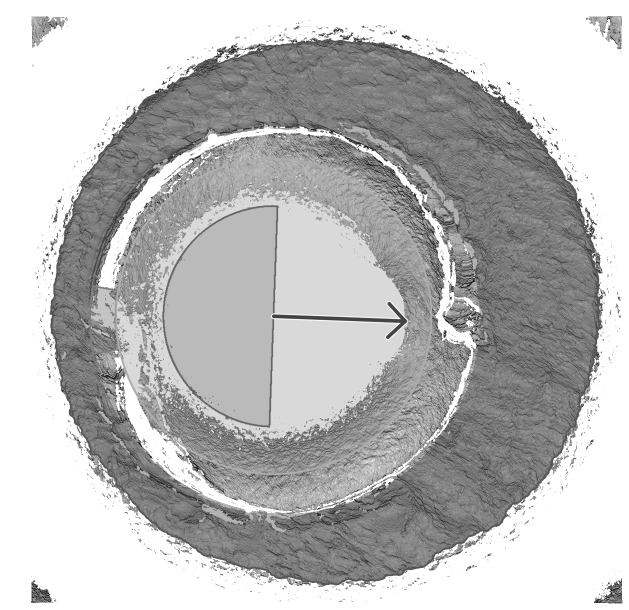
#> input picture outputs/samples/Fadul 1-1/overlay.png, 1257 x 1219 px (shown at 1/2 size)
$ python run.py -i 'outputs/samples/Fadul 1-1/overlay.png'
#> lines starting #> are read from the running program, lines starting #| are printed output that depends on the picture; after the words box and inside, x2 and y2 are one past the last pixel; in counts of white or black regions, pixels touching at a corner belong together
### src/io_utils.py
"""
Loading scans: 3DVM PNG renderings (primary input) and x3p topography files.

3DVM PNG layout
---------------
    +--------------------------------------------------------------+
    | file path (data: 3.12 um/px)     |----|----|----|   1.59 mm  |  <- header
    |                                                              |     (~60 px)
    |                 shaded rendering of the primer               |
    +--------------------------------------------------------------+

Two different pixel sizes appear in the header:

* ``data: 3.12 um/px`` is the sampling of the raw 3D measurement (x3p).
* The scale bar (ticks every 0.5 mm) gives the pixel size of the PNG itself,
  which was resampled for display (about 3.27 um/px for the numbered Fadul
  scans and 3.14 um/px for the lettered ones).

Measurements made on the PNG must use the second one, so we read the scale bar.
If that fails we fall back to the configured / user-supplied value.
"""

from dataclasses import dataclass
from pathlib import Path
import re
import zipfile

import cv2
import numpy as np

from .config import Config

IMAGE_SUFFIXES = {".png", ".jpg", ".jpeg", ".tif", ".tiff", ".bmp"}


@dataclass
class Scan:
    """A loaded scan, ready for processing."""
    name: str                 # short name, e.g. "Fadul 1-1"
    path: Path
    gray: np.ndarray          # uint8, header removed
    um_per_px: float          # pixel size of ``gray``
    scale_source: str         # "scale bar", "user", "x3p", or "default"


def short_name(path: Path) -> str:
    """'Fadul 1-1 3DVM.PNG' -> 'Fadul 1-1'."""
    stem = path.stem
    return re.sub(r"\s*3DVM$", "", stem, flags=re.IGNORECASE)


def read_scale_bar(header: np.ndarray, cfg: Config) -> float | None:
    """Estimate the PNG pixel size (um/px) from the tick marks in the header.

    The scale bar is a long horizontal line with short vertical ticks every
    ``cfg.scale_bar_tick_mm``. We find the columns that contain a vertical
    run of dark pixels (the ticks), group neighbouring columns, and convert
    the median tick spacing into um/px.

    Returns None if no sensible scale bar is found.
    """
    if header.size == 0:
        return None
    dark = header < 128
    # The bar line is the row with the most dark pixels.
    bar_row = int(np.argmax(dark.sum(axis=1)))
    if dark[bar_row].sum() < header.shape[1] * 0.15:
        return None  # no long horizontal line -> no scale bar
    # Ticks: columns with a vertical dark run crossing the bar line.
    top, bottom = max(bar_row - 12, 0), bar_row
    tick_cols = np.nonzero(dark[top:bottom].sum(axis=0) >= (bottom - top) * 0.7)[0]
    if tick_cols.size < 3:
        return None
    # Merge adjacent columns (a tick may be 1-2 px thick).
    groups = np.split(tick_cols, np.nonzero(np.diff(tick_cols) > 2)[0] + 1)
    centres = np.array([g.mean() for g in groups])
    if centres.size < 3:
        return None
    spacing = np.median(np.diff(centres))
    um_per_px = cfg.scale_bar_tick_mm * 1000.0 / spacing
    lo, hi = cfg.plausible_um_per_px
    return float(um_per_px) if lo <= um_per_px <= hi else None


def load_scan(path: Path, cfg: Config, um_per_px: float | None = None) -> Scan:
    """Load a 3DVM PNG (or any greyscale image) and remove its header.

    ``um_per_px`` (from the command line) overrides automatic detection.
    """
    path = Path(path)
    # cv2.imread cannot open non-ASCII paths on Windows; imdecode can.
    data = np.fromfile(str(path), dtype=np.uint8)
    img = cv2.imdecode(data, cv2.IMREAD_GRAYSCALE)
#> img is the input picture: shape (1219, 1257); min 15, max 255, mean 187.9
    if img is None:
        raise IOError(f"Could not read image: {path}")

    h = cfg.header_height_px
    header, gray = img[:h], img[h:]
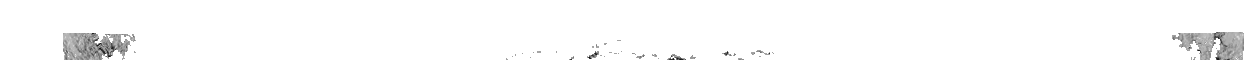
#> header: shape (60, 1257); min 16, max 255, mean 250.7
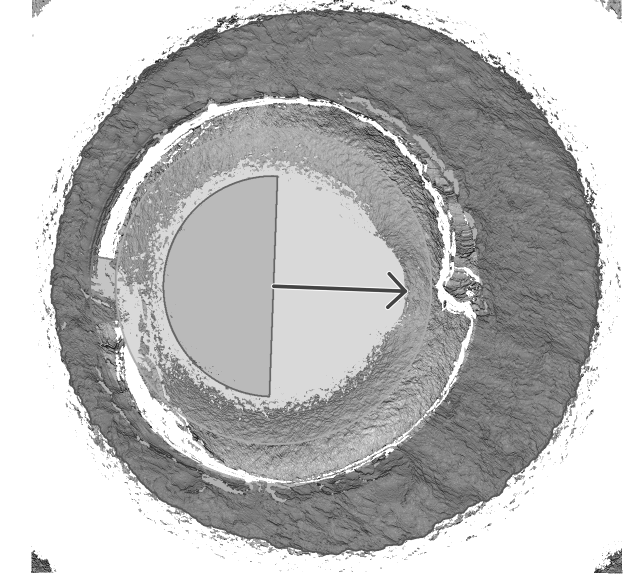
#> gray: shape (1159, 1257) (shown at 1/2 size); min 15, max 255, mean 184.6

    if um_per_px is not None:
        scale, source = float(um_per_px), "user"
    else:
        scale = read_scale_bar(header, cfg)
#> in read_scale_bar, `dark = header < 128`:
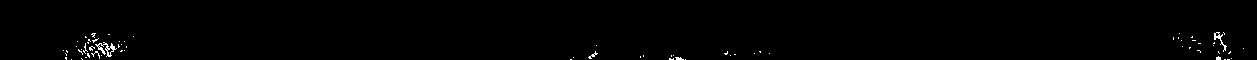
#> dark: shape (60, 1257) bool; 0.62% white in thin lines or dots, all inside (x1, y1, x2, y2) = (63, 32, 1244, 60)
#> in read_scale_bar, `bar_row = int(np.argmax(dark.sum(axis=1)))`: bar_row = 59
        source = "scale bar"
        if scale is None:
            scale, source = cfg.default_um_per_px, "default"

    return Scan(short_name(path), path, gray, scale, source)


def list_inputs(path: Path) -> list[Path]:
    """A single image, or every 3DVM image in a folder (falls back to every
    image if the folder contains no files named '*3DVM*')."""
    path = Path(path)
    if path.is_file():
        return [path]
    if not path.is_dir():
        raise FileNotFoundError(path)
    images = sorted(p for p in path.iterdir() if p.suffix.lower() in IMAGE_SUFFIXES)
    dvm = [p for p in images if "3dvm" in p.name.lower()]
    return dvm or images


# ----------------------------------------------------------------------
# x3p (ISO 25178-72) reader
# ----------------------------------------------------------------------
@dataclass
class X3P:
    heights_um: np.ndarray    # float, NaN where not measured; [row, col]
    dx_um: float              # sample spacing along x
    dy_um: float              # sample spacing along y


# [39 lines left out: functions read_x3p, x3p_as_gray, not called in this run]

### src/firing_pin.py
r"""
Firing pin impression (FPI) and firing pin drag.

Physical picture (confirmed on the x3p height maps)
----------------------------------------------------
Inside the aperture, primer metal bulges up into a raised ring ("flow-back").
The firing pin punched a crater into the middle of it:

    height
      ^          crest                     crest
      |         .-'''-.                   .-'''-.
      |   BF   /       \     crater      /       \   BF
      |_______/         \               /         \_______
      |                  \_____________/
      +-------|---------|------|------|---------|------> radius
           aperture    rim    white blob        rim   aperture
             edge     (FPI boundary)

* The crater floor and steep walls cannot be measured -> a large WHITE blob.
* The FPI boundary is the crest (rim), which lies OUTSIDE the blob. The shaded
  PNG shows it only faintly, so we place it at a fixed fraction of the way
  from the blob's round core to the aperture edge. That fraction was measured
  on the x3p height maps (tools/calibrate_with_x3p.py).

Firing pin drag
---------------
When the barrel unlocks, the pin is still protruding and is dragged across the
primer. This turns the round crater into a "teardrop": a bulge on one side.
We fit a circle to the round part of the blob, treating outward points as
outliers. Whatever sticks out beyond that circle is the drag bulge.
Drag direction = core centre -> centroid of the bulge. No fixed orientation
is assumed anywhere.

The work is split in two because the aperture search (aperture.py) needs the
blob, and the FPI rim needs the aperture:
    detect_blob()  ->  detect_aperture()  ->  detect_firing_pin()
"""

from dataclasses import dataclass

import cv2
import numpy as np

from .config import Config
from .geometry import (Circle, disc_mask, fill_holes, fit_circle_lsq,
                       largest_component, morph)
from .primer import Primer


@dataclass
class Blob:
    mask: np.ndarray          # bool: filled no-data blob (crater floor)
    core: Circle              # round part of the blob


@dataclass
class FiringPin:
    blob: np.ndarray
    core: Circle
    rim: Circle                 # FPI boundary (crater rim / crest)
    bulge: np.ndarray           # bool: blob pixels beyond the core (drag)
    drag_detected: bool
    drag_angle_deg: float | None  # 0 = right, 90 = up (counter-clockwise)
    drag_length_px: float | None  # core centre -> tip of the bulge
    drag_tip: tuple | None        # (x, y) of the arrow head
    drag_strength: float          # bulge reach / core radius (0 = round)


# [28 lines left out: function _core_circle, not called in this run]


def detect_blob(gray: np.ndarray, primer: Primer, cfg: Config) -> Blob:
    """Find the large white no-data blob at the bottom of the crater."""
    R = primer.circle.r
    white = ~primer.measured & primer.region
    # An opening wipes out thin white structures (the aperture arc, cracks)
    # so they cannot merge with the blob; the blob is far thicker.
    opened = morph(white, cv2.MORPH_OPEN, cfg.fpi_blob_open * R)
    # Pick the large component closest to the primer centre.
    n, labels, stats, cents = cv2.connectedComponentsWithStats(
        opened.astype(np.uint8), connectivity=8)
    min_area = cfg.fpi_blob_min_area * np.pi * R * R
    best, best_d = None, np.inf
    for i in range(1, n):
        if stats[i, cv2.CC_STAT_AREA] < min_area:
            continue
        d = np.hypot(*(cents[i] - (primer.circle.cx, primer.circle.cy)))
        if d < best_d:
            best, best_d = i, d
    if best is None:
        raise RuntimeError("Firing pin: no central no-data blob found")
    blob = labels == best
    # Smooth: close small notches from drop-outs, then fill holes.
    blob = fill_holes(morph(blob, cv2.MORPH_CLOSE, cfg.fpi_blob_close * R))
    return Blob(blob, _core_circle(blob))


# [34 lines left out: function detect_firing_pin, not called in this run]

### src/pipeline.py
"""
The full pipeline for one scan, and the result object it returns.

Order of the steps (each one uses the results of the previous ones):

    load PNG ─► primer disc ─► firing-pin blob ─► aperture circle
                     │               │                  │
                     ▼               ▼                  ▼
               breech face     FPI + drag        aperture shear
                  (red)     (light blue, arrow,    (green)
                             purple)

Overlaps are resolved so that every pixel gets ONE label. Priority (highest
first): firing pin shear > firing pin impression > aperture shear >
breech face. That way the small, specific regions are never hidden by the
large ones.
"""

from dataclasses import dataclass, field, replace
from pathlib import Path

import cv2
import numpy as np

from .aperture import Aperture, detect_aperture
from .config import LABELS, Config
from .firing_pin import FiringPin, detect_blob, detect_firing_pin
from .geometry import Circle, disc_mask, morph
from .io_utils import Scan, load_scan, short_name
from .primer import Primer, detect_primer
from .shear import (ApertureShear, detect_aperture_shear,
                    detect_firing_pin_shear)
from .topography import rim_fraction_from_x3p


@dataclass
class Result:
    scan: Scan
    primer: Primer
    aperture: Aperture
    firing_pin: FiringPin
    aperture_shear: ApertureShear
    labels: np.ndarray                       # uint8 label image (see LABELS)
    rim_fraction: float                      # used for the FPI rim
    rim_source: str                          # "default" or "x3p"
    warnings: list = field(default_factory=list)

    def mask(self, name: str) -> np.ndarray:
        return self.labels == LABELS[name]

    # ---- numbers for the summary CSV ---------------------------------
    # [64 lines left out: functions summary, build_labels, not called in this run]


def process(path: Path, cfg: Config, um_per_px: float | None = None,
            use_x3p: bool = False) -> Result:
    """Run every step on one image file and return a Result."""
    scan = load_scan(path, cfg, um_per_px)
    x3p_path = _matching_x3p(Path(path)) if use_x3p else None
    return process_scan(scan, cfg, use_x3p=use_x3p, x3p_path=x3p_path)


def process_scan(scan: Scan, cfg: Config, use_x3p: bool = False,
                 x3p_path: Path | None = None) -> Result:
    """Run every step on an already-loaded scan (header removed)."""
    gray = scan.gray
    warnings = []
    if scan.scale_source == "default":
        warnings.append("scale bar not found; default um/px used")

    primer = detect_primer(gray, cfg)
    if primer.clipped:
        warnings.append("primer touches image border")
    blob = detect_blob(gray, primer, cfg)
    aperture = detect_aperture(primer, blob, cfg)
    if aperture.coverage < 0.5:
        warnings.append(f"aperture arc weak (coverage {aperture.coverage:.2f})")

    # Optional advanced mode: measure this scan's own rim position from 3D.
    rim_fraction, rim_source = cfg.fpi_rim_fraction, "default"
    if use_x3p:
        if x3p_path is None:
            warnings.append("--use-x3p: no matching .x3p file")
        else:
            try:
                rim_fraction = rim_fraction_from_x3p(x3p_path, cfg)
                rim_source = "x3p"
            except Exception as exc:  # keep going with the default
                warnings.append(f"x3p rim estimate failed: {exc}")
    run_cfg = replace(cfg, fpi_rim_fraction=rim_fraction)

    fp = detect_firing_pin(blob, aperture.circle, primer, run_cfg)
    ap_shear = detect_aperture_shear(gray, primer, aperture, fp, run_cfg)
    fp_shear = detect_firing_pin_shear(gray.shape, aperture, fp, run_cfg)
    labels = build_labels(primer, aperture, fp, ap_shear, fp_shear, run_cfg)
    return Result(scan, primer, aperture, fp, ap_shear, labels,
                  rim_fraction, rim_source, warnings)


# [4 lines left out: function _matching_x3p, not called in this run]

### src/geometry.py
"""
Small geometry helpers shared by the detection steps: circles, discs,
angles and morphology kernels.
"""

from dataclasses import dataclass

import cv2
import numpy as np


@dataclass
class Circle:
    """A circle in image coordinates (x = column, y = row), in pixels."""
    cx: float
    cy: float
    r: float

    def scaled(self, factor: float) -> "Circle":
        return Circle(self.cx, self.cy, self.r * factor)


def odd(n: float) -> int:
    """Round to the nearest odd integer >= 1 (OpenCV kernels must be odd)."""
    n = max(1, int(round(n)))
    return n if n % 2 == 1 else n + 1


def disk_kernel(diameter_px: float) -> np.ndarray:
    """Elliptical (round) structuring element of the given diameter."""
    d = odd(diameter_px)
    return cv2.getStructuringElement(cv2.MORPH_ELLIPSE, (d, d))


# [32 lines left out: functions disc_mask, polar_coords, unwrap_polar, not called in this run]


def angle_diff(a, b):
    """Smallest signed difference between two angles (radians), in [-pi, pi]."""
    return (a - b + np.pi) % (2 * np.pi) - np.pi


# [23 lines left out: functions fit_circle_lsq, circle_from_3_points, not called in this run]


def largest_component(mask: np.ndarray) -> np.ndarray:
    """Keep only the largest 8-connected component of a boolean mask."""
    n, labels, stats, _ = cv2.connectedComponentsWithStats(
        mask.astype(np.uint8), connectivity=8)
    if n <= 1:
        return np.zeros_like(mask, dtype=bool)
    biggest = 1 + int(np.argmax(stats[1:, cv2.CC_STAT_AREA]))
    return labels == biggest


# [7 lines left out: function remove_small, not called in this run]


def fill_holes(mask: np.ndarray) -> np.ndarray:
    """Fill everything enclosed by the outer contours of ``mask``."""
    contours, _ = cv2.findContours(mask.astype(np.uint8), cv2.RETR_EXTERNAL,
                                   cv2.CHAIN_APPROX_NONE)
    out = np.zeros(mask.shape, np.uint8)
    cv2.drawContours(out, contours, -1, 1, thickness=cv2.FILLED)
    return out.astype(bool)


def morph(mask: np.ndarray, op: int, diameter_px: float) -> np.ndarray:
    """Apply a morphological operation with a round kernel; bool in/out."""
    if diameter_px < 1.5:
        return mask.copy()
    out = cv2.morphologyEx(mask.astype(np.uint8), op, disk_kernel(diameter_px))
    return out.astype(bool)

### src/primer.py
"""
Step 1: find the primer (the whole measured disc) and its centre / radius.

Method (extends notebooks/01_explore_primer.py):

1. "Measured surface" = pixels darker than the no-data threshold.
2. Morphological opening + closing with a medium kernel (~15 px) removes
   speckle and bridges small gaps along the ragged outer edge.
3. Keep the largest connected component. This drops the small scan fragments
   in the four image corners.
4. Fill its outer contour -> a solid region (this also fills the white
   firing-pin blob and the aperture arc in the middle).
5. Centre + radius:
   * Normal case: centroid of the region (image moments) and
     radius = sqrt(area / pi). Robust, because it averages every pixel.
   * If the disc touches the image border (a few scans are off-centre and
     clipped), the area is too small and the centroid is pulled inwards.
     Then we fit a circle by least squares to the outline points that are
     NOT on the image border instead.
"""

from dataclasses import dataclass

import cv2
import numpy as np

from .config import Config
from .geometry import Circle, fill_holes, fit_circle_lsq, largest_component, morph


@dataclass
class Primer:
    circle: Circle            # centre + radius R
    measured: np.ndarray      # bool: pixel holds real data (< threshold)
    region: np.ndarray        # bool: filled primer region (outer boundary)
    clipped: bool             # True if the primer touches the image border


def measured_mask(gray: np.ndarray, cfg: Config) -> np.ndarray:
    """True where the scanner returned data (not pure white)."""
    return gray < cfg.no_data_threshold


def detect_primer(gray: np.ndarray, cfg: Config) -> Primer:
    measured = measured_mask(gray, cfg)

    k = cfg.primer_close_frac_of_image * min(gray.shape)
    cleaned = morph(measured, cv2.MORPH_OPEN, k)
    cleaned = morph(cleaned, cv2.MORPH_CLOSE, k)

    main = largest_component(cleaned)
    if not main.any():
        raise RuntimeError("No measured surface found (image all white?)")
    region = fill_holes(main)

    m = cv2.moments(region.astype(np.uint8), binaryImage=True)
    circle = Circle(m["m10"] / m["m00"], m["m01"] / m["m00"],
                    float(np.sqrt(m["m00"] / np.pi)))

    # Outline points away from the image border.
    contours, _ = cv2.findContours(region.astype(np.uint8), cv2.RETR_EXTERNAL,
                                   cv2.CHAIN_APPROX_NONE)
    pts = max(contours, key=len)[:, 0, :].astype(float)
    h, w = gray.shape
    margin = 3
    inside = ((pts[:, 0] > margin) & (pts[:, 0] < w - 1 - margin) &
              (pts[:, 1] > margin) & (pts[:, 1] < h - 1 - margin))
    clipped = inside.mean() < 0.97
    if clipped and inside.sum() > 50:
        circle = fit_circle_lsq(pts[inside, 0], pts[inside, 1])

    return Primer(circle, measured, region, bool(clipped))

### run.py
"""
Command-line entry point.

Examples (from the project root, with the virtual environment active):

    # every 3DVM image in a folder
    python run.py --input data/samples --output outputs

    # one file
    python run.py --input "data/samples/Fadul 1-1 3DVM.PNG" --output outputs

    # override the pixel size, or use the x3p files for the FPI rim
    python run.py --input data/raw/fadul_2011 --output outputs/full --use-x3p
    python run.py --input my_scan.png --um-per-px 3.12

Outputs (per image, in <output>/<image name>/):
    side_by_side.png   original | overlay, with legend      (for people)
    overlay.png        overlay only, full resolution
    mask_colour.png    coloured labels on black
    labels.png         label image, one value per region    (for programs)
    labels.npy         same as labels.png, as a NumPy array
and for the whole run:
    summary.csv        one row per image (measurements, flags, warnings)
    contact_sheet.png  thumbnails of every overlay
"""

import argparse
import csv
import sys
import time
import traceback
from pathlib import Path

import numpy as np

from src.config import LABELS, Config
from src.io_utils import list_inputs, short_name
from src.pipeline import process
from src.visualize import colour_mask, contact_sheet, overlay, save_rgb, side_by_side


def parse_args(argv=None):
    p = argparse.ArgumentParser(
        description="Automatic colour masking of cartridge case head scans.")
    p.add_argument("--input", "-i", required=True,
                   help="an image file, or a folder of images")
    p.add_argument("--output", "-o", default="outputs",
                   help="folder for results (default: outputs)")
    p.add_argument("--um-per-px", type=float, default=None,
                   help="pixel size in micrometres; overrides the scale bar")
    p.add_argument("--use-x3p", action="store_true",
                   help="use each scan's matching .x3p file (same folder) to "
                        "place the firing pin impression rim")
    p.add_argument("--no-figures", action="store_true",
                   help="skip the side-by-side figures (faster)")
    return p.parse_args(argv)


def main(argv=None) -> int:
    args = parse_args(argv)
    cfg = Config()
    inputs = list_inputs(Path(args.input))
    out_root = Path(args.output)
    out_root.mkdir(parents=True, exist_ok=True)
    print(f"{len(inputs)} image(s) -> {out_root}")

    rows, thumbs, n_fail = [], [], 0
    for k, path in enumerate(inputs, 1):
        name = short_name(path)
        t0 = time.time()
        try:
            result = process(path, cfg, args.um_per_px, args.use_x3p)
            out = out_root / name
            out.mkdir(exist_ok=True)
            ov = overlay(result, cfg)
            save_rgb(out / "overlay.png", ov)
            save_rgb(out / "mask_colour.png", colour_mask(result.labels, cfg))
            save_rgb(out / "labels.png", np.dstack([result.labels] * 3))
            np.save(out / "labels.npy", result.labels)
            if not args.no_figures:
                side_by_side(result, cfg, out / "side_by_side.png")
            row = result.summary()
            thumbs.append((name, ov))
            note = ("drag %.0f deg" % row["drag_angle_deg"]
                    if row["drag_detected"] else "no drag")
            note += ", ap.shear" if row["aperture_shear_detected"] else ""
            print(f"[{k}/{len(inputs)}] {name}: ok ({note}) "
                  f"{time.time() - t0:.1f}s"
                  + (f"  WARNING: {row['warnings']}" if row["warnings"] else ""))
        except Exception as exc:  # one bad image must not stop a batch
            n_fail += 1
            row = {"file": path.name, "status": f"failed: {exc}"}
            thumbs.append((name, None))
            print(f"[{k}/{len(inputs)}] {name}: FAILED ({exc})")
            traceback.print_exc(limit=2)
        rows.append(row)

    # Summary CSV (union of all columns, failures have most cells empty).
    columns = list(dict.fromkeys(c for r in rows for c in r))
    with open(out_root / "summary.csv", "w", newline="", encoding="utf-8") as f:
        w = csv.DictWriter(f, fieldnames=columns)
        w.writeheader()
        w.writerows(rows)
    if len(thumbs) > 1:
        contact_sheet(thumbs, cfg, out_root / "contact_sheet.png")

    print(f"done: {len(inputs) - n_fail} ok, {n_fail} failed. "
          f"Labels: {LABELS}")
    return 1 if n_fail else 0


if __name__ == "__main__":
#> (the run stopped early here; a loop or call above may not have finished)
